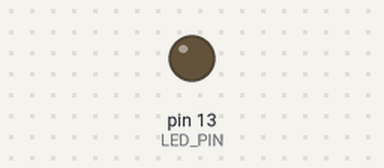
Recording of a sketch running on a simulated Arduino Uno, built with avr-gcc and run on an emulated ATmega328P. Parts: output pins drawn as LEDs (lit = HIGH).

Above: at 1.6 s.
At 4.9 s:
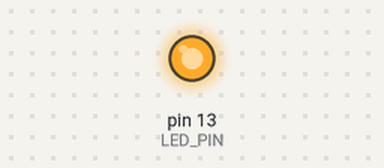
Timing chart, 0 to 5.2 s (numbered marks = the images above):
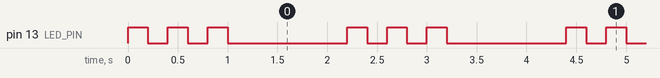

Measured:
- by itself, pin 13 (LED_PIN): repeats every 2.2 s: 2 × (LOW 0.20 s, HIGH 0.20 s), LOW 1.2 s, HIGH 0.20 s
- by itself, everything shown: repeats every 2.2 s, in 6 steps

The sketch:

sample_function_declaration.ino
```cpp
const int LED_PIN = 13;

//Arduino IDEではコンパイラはエラーしか表示しない。
//マイコン開発では、コンパイラはワーニングを出す。
//関数呼び出しが正しいか否かを、コンパイラが判断できるように、
//関数呼び出しより関数が後ろに書かれているなら、
//関数の引数と返り値がなにかを、コンパイラに伝えるために、ソース冒頭に関数宣言を書いておく。
void blinkLED(const int blinkCount);

void setup() {
  pinMode(LED_PIN, OUTPUT);
}

void loop() {
   blinkLED(3); //”なにをしているか”が関数の名前と引数だけで分かる
  delay(1000);
}

// LEDの点滅処理を関数にまとめる。点滅回数を引数で与える。
void blinkLED(const int blinkCount) {
  for(int i=0; i < blinkCount; i++) {
   digitalWrite(LED_PIN, HIGH);
   delay(200);
  digitalWrite(LED_PIN, LOW);
   delay(200);
  }
}
```
